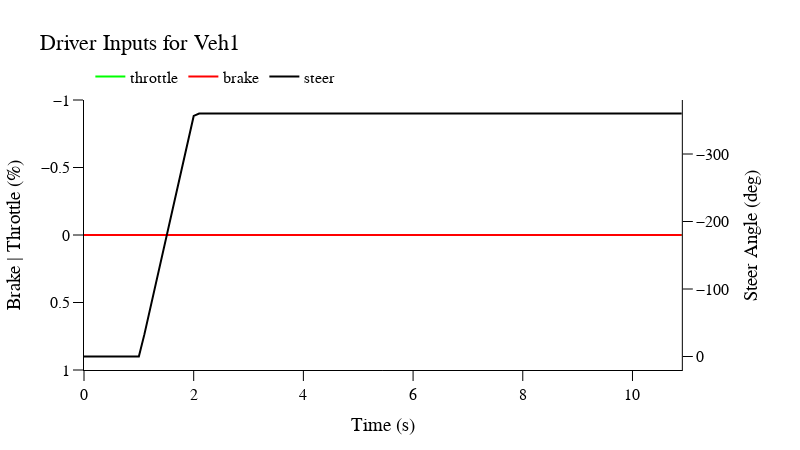

Notebook cell for this chart:
### Markdown cell above
### View Driver Inputs

### Code cell
run.plot_inputs()

### Figure 1 — Plotly figure (JSON) as saved in the notebook; plotly's stock layout.template omitted (floating-point values rounded to 4 significant figures)
{"data": [{"line": {"color": "rgb(0, 255, 0)", "width": 2}, "mode": "lines", "name": "throttle", "type": "scatter", "x": [0, 0.1, 0.2, 0.3, 0.4, 0.5, 0.6, 0.7, 0.8, 0.9, 1, 1.1, 1.2, 1.3, 1.4, 1.5, 1.6, 1.7, 1.8, 1.9, 2, 2.1, 2.2, 2.3, 2.4, 2.5, 2.6, 2.7, 2.8, 2.9, 3, 3.1, 3.2, 3.3, 3.4, 3.5, 3.6, 3.7, 3.8, 3.9, 4, 4.1, 4.2, 4.3, 4.4, 4.5, 4.6, 4.7, 4.8, 4.9, 5, 5.1, 5.2, 5.3, 5.4, 5.5, 5.6, 5.7, 5.8, 5.9, 6, 6.1, 6.2, 6.3, 6.4, 6.5, 6.6, 6.7, 6.8, 6.9, 7, 7.1, 7.2, 7.3, 7.4, 7.5, 7.6, 7.7, 7.8, 7.9, 8, 8.1, 8.2, 8.3, 8.4, 8.5, 8.6, 8.7, 8.8, 8.9, 9, 9.1, 9.2, 9.3, 9.4, 9.5, 9.6, 9.7, 9.8, 9.9, 10, 10.1, 10.2, 10.3, 10.4, 10.5, 10.6, 10.7, 10.8, 10.9], "xaxis": "x", "y": [0, 0, 0, 0, 0, 0, 0, 0, 0, 0, 0, 0, 0, 0, 0, 0, 0, 0, 0, 0, 0, 0, 0, 0, 0, 0, 0, 0, 0, 0, 0, 0, 0, 0, 0, 0, 0, 0, 0, 0, 0, 0, 0, 0, 0, 0, 0, 0, 0, 0, 0, 0, 0, 0, 0, 0, 0, 0, 0, 0, 0, 0, 0, 0, 0, 0, 0, 0, 0, 0, 0, 0, 0, 0, 0, 0, 0, 0, 0, 0, 0, 0, 0, 0, 0, 0, 0, 0, 0, 0, 0, 0, 0, 0, 0, 0, 0, 0, 0, 0, 0, 0, 0, 0, 0, 0, 0, 0, 0, 0], "yaxis": "y"}, {"line": {"color": "rgb(255, 0, 0)", "width": 2}, "mode": "lines", "name": "brake", "type": "scatter", "x": [0, 0.1, 0.2, 0.3, 0.4, 0.5, 0.6, 0.7, 0.8, 0.9, 1, 1.1, 1.2, 1.3, 1.4, 1.5, 1.6, 1.7, 1.8, 1.9, 2, 2.1, 2.2, 2.3, 2.4, 2.5, 2.6, 2.7, 2.8, 2.9, 3, 3.1, 3.2, 3.3, 3.4, 3.5, 3.6, 3.7, 3.8, 3.9, 4, 4.1, 4.2, 4.3, 4.4, 4.5, 4.6, 4.7, 4.8, 4.9, 5, 5.1, 5.2, 5.3, 5.4, 5.5, 5.6, 5.7, 5.8, 5.9, 6, 6.1, 6.2, 6.3, 6.4, 6.5, 6.6, 6.7, 6.8, 6.9, 7, 7.1, 7.2, 7.3, 7.4, 7.5, 7.6, 7.7, 7.8, 7.9, 8, 8.1, 8.2, 8.3, 8.4, 8.5, 8.6, 8.7, 8.8, 8.9, 9, 9.1, 9.2, 9.3, 9.4, 9.5, 9.6, 9.7, 9.8, 9.9, 10, 10.1, 10.2, 10.3, 10.4, 10.5, 10.6, 10.7, 10.8, 10.9], "xaxis": "x", "y": [0, 0, 0, 0, 0, 0, 0, 0, 0, 0, 0, 0, 0, 0, 0, 0, 0, 0, 0, 0, 0, 0, 0, 0, 0, 0, 0, 0, 0, 0, 0, 0, 0, 0, 0, 0, 0, 0, 0, 0, 0, 0, 0, 0, 0, 0, 0, 0, 0, 0, 0, 0, 0, 0, 0, 0, 0, 0, 0, 0, 0, 0, 0, 0, 0, 0, 0, 0, 0, 0, 0, 0, 0, 0, 0, 0, 0, 0, 0, 0, 0, 0, 0, 0, 0, 0, 0, 0, 0, 0, 0, 0, 0, 0, 0, 0, 0, 0, 0, 0, 0, 0, 0, 0, 0, 0, 0, 0, 0, 0], "yaxis": "y"}, {"line": {"color": "rgb(0, 0, 0)", "width": 2}, "mode": "lines", "name": "steer", "type": "scatter", "x": [0, 0.1, 0.2, 0.3, 0.4, 0.5, 0.6, 0.7, 0.8, 0.9, 1, 1.1, 1.2, 1.3, 1.4, 1.5, 1.6, 1.7, 1.8, 1.9, 2, 2.1, 2.2, 2.3, 2.4, 2.5, 2.6, 2.7, 2.8, 2.9, 3, 3.1, 3.2, 3.3, 3.4, 3.5, 3.6, 3.7, 3.8, 3.9, 4, 4.1, 4.2, 4.3, 4.4, 4.5, 4.6, 4.7, 4.8, 4.9, 5, 5.1, 5.2, 5.3, 5.4, 5.5, 5.6, 5.7, 5.8, 5.9, 6, 6.1, 6.2, 6.3, 6.4, 6.5, 6.6, 6.7, 6.8, 6.9, 7, 7.1, 7.2, 7.3, 7.4, 7.5, 7.6, 7.7, 7.8, 7.9, 8, 8.1, 8.2, 8.3, 8.4, 8.5, 8.6, 8.7, 8.8, 8.9, 9, 9.1, 9.2, 9.3, 9.4, 9.5, 9.6, 9.7, 9.8, 9.9, 10, 10.1, 10.2, 10.3, 10.4, 10.5, 10.6, 10.7, 10.8, 10.9], "xaxis": "x", "y": [0, 0, 0, 0, 0, 0, 0, 0, 0, 0, 0, -32.4, -68.4, -104.4, -140.4, -176.4, -212.4, -248.4, -284.4, -320.4, -356.4, -360, -360, -360, -360, -360, -360, -360, -360, -360, -360, -360, -360, -360, -360, -360, -360, -360, -360, -360, -360, -360, -360, -360, -360, -360, -360, -360, -360, -360, -360, -360, -360, -360, -360, -360, -360, -360, -360, -360, -360, -360, -360, -360, -360, -360, -360, -360, -360, -360, -360, -360, -360, -360, -360, -360, -360, -360, -360, -360, -360, -360, -360, -360, -360, -360, -360, -360, -360, -360, -360, -360, -360, -360, -360, -360, -360, -360, -360, -360, -360, -360, -360, -360, -360, -360, -360, -360, -360, -360], "yaxis": "y2"}], "layout": {"autosize": false, "font": {"color": "black", "family": "Arial", "size": 16}, "height": 450, "legend": {"orientation": "h", "x": 0.01, "xanchor": "left", "y": 1.15, "yanchor": "top"}, "title": {"text": "Driver Inputs for Veh1"}, "width": 800, "xaxis": {"anchor": "y", "domain": [0, 0.94], "linecolor": "black", "linewidth": 1, "showgrid": false, "showline": true, "tickcolor": "black", "ticklen": 10, "ticks": "outside", "tickwidth": 1, "title": {"text": "Time (s)"}, "zeroline": false}, "yaxis": {"anchor": "x", "autorange": "reversed", "domain": [0, 1], "linecolor": "black", "linewidth": 1, "showgrid": false, "showline": true, "tickcolor": "black", "ticklen": 10, "ticks": "outside", "tickwidth": 1, "title": {"text": "Brake | Throttle (%)"}, "zeroline": false}, "yaxis2": {"anchor": "x", "autorange": "reversed", "linecolor": "black", "linewidth": 1, "overlaying": "y", "showgrid": false, "showline": true, "side": "right", "tickcolor": "black", "ticklen": 10, "ticks": "outside", "tickwidth": 1, "title": {"text": "Steer Angle (deg)"}, "zeroline": false}}}
